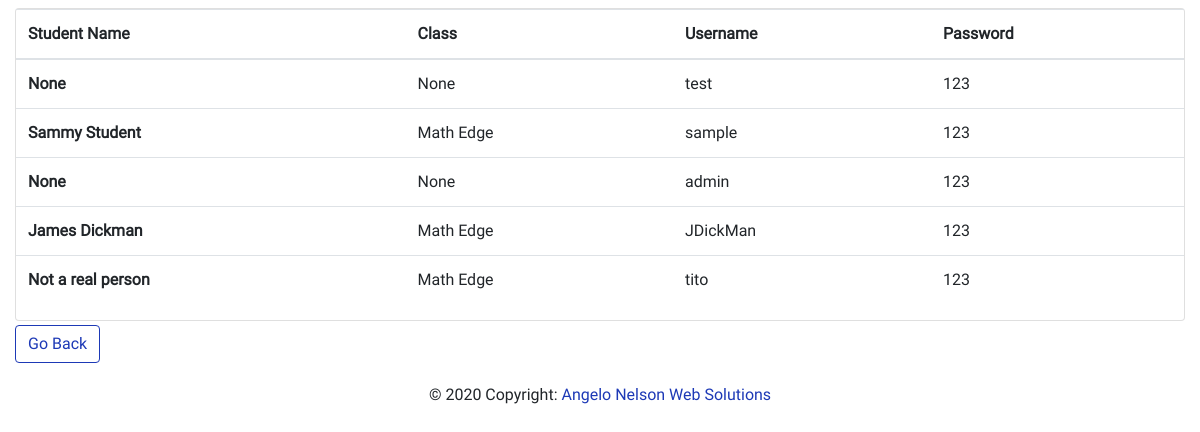
/students (signed in), run on an earlier commit of the app's database.
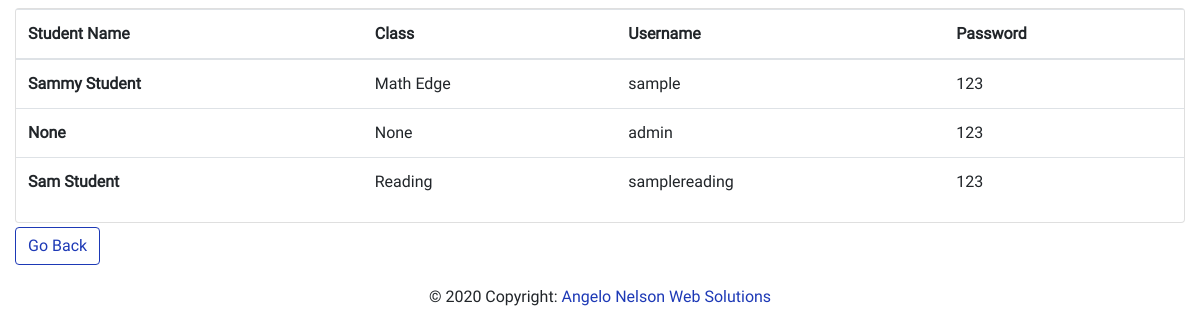
And on a later commit of the database.
### app/database.py (models this page shows, shortened)
class User(UserMixin, db.Model):
    id = db.Column(db.Integer, primary_key=True)
    username = db.Column(db.String(64), index=True, unique = True)
    password = db.Column(db.String(128))
    name = db.Column(db.String(128))
    classType = db.Column(db.String(128))

### app/routes.py (the view)
@app.route("/students")
@login_required
def students():
    if current_user.username != 'admin':
        redirect(url_for('index'))
    students = User.query.all()
    return render_template("students.html", studentlist = students)

### app/database.py (called while the page is built)
@login.user_loader
def load_user(id):
    return User.query.get(id)

### app/templates/students.html (shortened to what this page needs)
{%extends "header.html"%}
{% from 'bootstrap/form.html' import render_form_row %}
{% block styles %}
{{super()}}
<link rel="stylesheet" href="{{url_for('static', filename='css/styles.css')}}">
{% endblock %}
{%block content%}
<div class="container-fluid">
  <div class="row">
    <div class="col my-1">
      <div class="card mx-auto my-1">
      <table class="table table-hover">
        <thead>
          <tr>
            <th scope="col">Student Name</th>
            <th scope="col">Class</th>
            <th scope="col">Username</th>
            <th scope="col">Password</th>
          </tr>
        </thead>
        <tbody>
          {%for i in studentlist%}
          <tr>
            <th scope="row">{{i.name}}</th>
            <td>{{i.classType}}</td>
            <td>{{i.username}}</td>
            <td>{{i.password}}</td>
          </tr>
          {%endfor%}
        </tbody>
      </table>
    </div>
    <a class="btn btn-outline-primary" href="/admin">Go Back</a>
  </div>
  </div>
  </div>
  {%endblock%}

### app/templates/header.html (shortened to what this page needs)
<!doctype html>
<html lang="en">
<head>
    {% block head %}
    {% block styles %}
    {{ bootstrap.load_css() }}
    {% endblock %}
    {% endblock %}
</head>
<body>
    {% block content %}{% endblock %}
</body>
<footer class="page-footer font-small blue">
    <div class="footer-copyright text-center py-3">© 2020 Copyright:
        <a href="/">Angelo Nelson Web Solutions</a>
    </div>
</footer>
</html>

What changed in the data, as far as the page shows it:
removed User: name "None", classType "None", username "test", password "123"
removed User: name "James Dickman", classType "Math Edge", username "JDickMan", password "123"
removed User: name "Not a real person", classType "Math Edge", username "tito", password "123"
added User: name "Sam Student", classType "Reading", username "samplereading", password "123"
